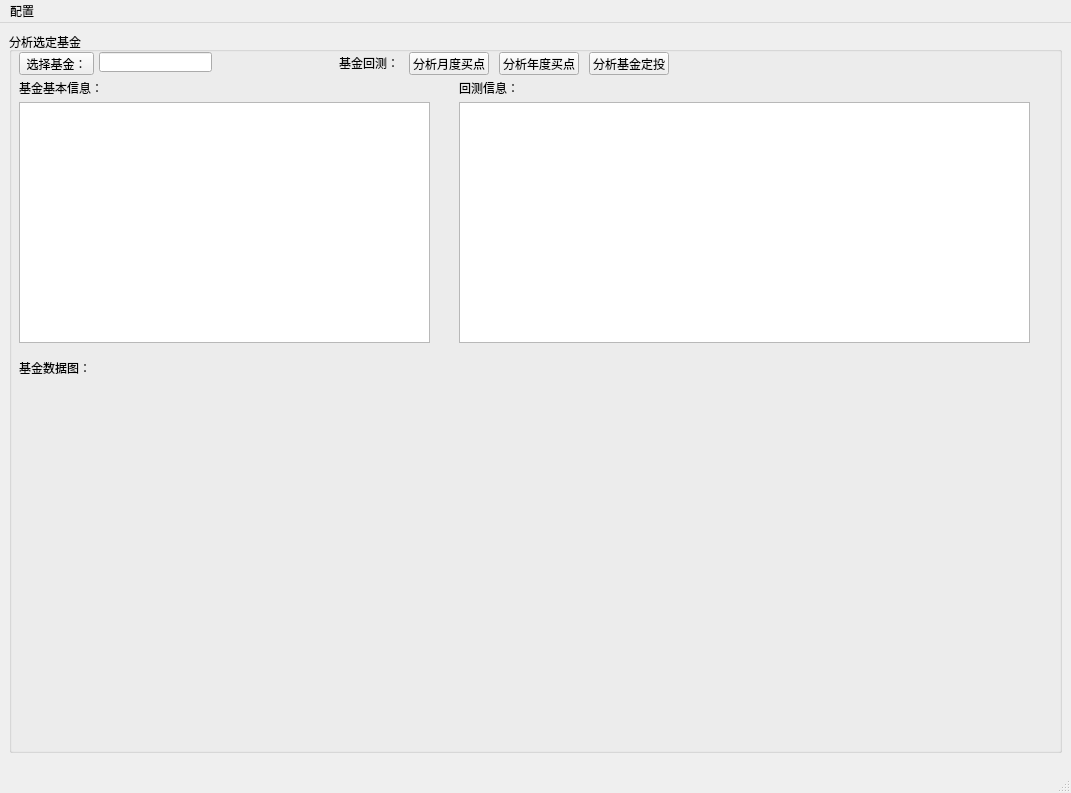
<?xml version="1.0" encoding="UTF-8"?>
<ui version="4.0">
 <class>MainWindow</class>
 <widget class="QMainWindow" name="MainWindow">
  <property name="geometry">
   <rect>
    <x>0</x>
    <y>0</y>
       <width>1071</width>
       <height>793</height>
   </rect>
  </property>
  <property name="windowTitle">
      <string>基金分析</string>
  </property>
     <property name="toolTip">
         <string>基金分析</string>
  </property>
  <widget class="QWidget" name="centralWidget">
      <widget class="QGroupBox" name="groupBox">
          <property name="enabled">
              <bool>true</bool>
          </property>
          <property name="geometry">
              <rect>
                  <x>9</x>
                  <y>9</y>
                  <width>1053</width>
                  <height>721</height>
              </rect>
          </property>
          <property name="title">
              <string>分析选定基金</string>
          </property>
          <property name="flat">
              <bool>false</bool>
          </property>
          <property name="checkable">
              <bool>false</bool>
          </property>
          <widget class="QLabel" name="label">
              <property name="geometry">
                  <rect>
                      <x>10</x>
                      <y>50</y>
                      <width>84</width>
                      <height>12</height>
                  </rect>
              </property>
              <property name="text">
                  <string>基金基本信息：</string>
              </property>
          </widget>
          <widget class="QLineEdit" name="lineEdit">
              <property name="geometry">
                  <rect>
                      <x>90</x>
                      <y>20</y>
                      <width>113</width>
                      <height>20</height>
                  </rect>
              </property>
          </widget>
          <widget class="QPushButton" name="pushSelectFoundButton">
              <property name="geometry">
                  <rect>
                      <x>10</x>
                      <y>20</y>
                      <width>75</width>
                      <height>23</height>
                  </rect>
              </property>
              <property name="text">
                  <string>选择基金：</string>
              </property>
          </widget>
          <widget class="QPushButton" name="pushAnalyseMonthDataButton">
              <property name="geometry">
                  <rect>
                      <x>400</x>
                      <y>20</y>
                      <width>80</width>
                      <height>23</height>
                  </rect>
              </property>
              <property name="text">
                  <string>分析月度买点</string>
              </property>
          </widget>
          <widget class="QPushButton" name="pushAnalyseYearDataButton">
              <property name="geometry">
                  <rect>
                      <x>490</x>
                      <y>20</y>
                      <width>80</width>
                      <height>23</height>
                  </rect>
              </property>
              <property name="text">
                  <string>分析年度买点</string>
              </property>
          </widget>
          <widget class="QPushButton" name="pushAnalyseFixedInvestmentButton">
              <property name="geometry">
                  <rect>
                      <x>580</x>
                      <y>20</y>
                      <width>80</width>
                      <height>23</height>
                  </rect>
              </property>
              <property name="text">
                  <string>分析基金定投</string>
              </property>
          </widget>
          <widget class="QListWidget" name="listFoundBasicInfoWidget">
              <property name="geometry">
                  <rect>
                      <x>10</x>
                      <y>70</y>
                      <width>411</width>
                      <height>241</height>
                  </rect>
              </property>
          </widget>
          <widget class="FoundDataWidget" name="foundDataWidget" native="true">
              <property name="geometry">
                  <rect>
                      <x>10</x>
                      <y>350</y>
                      <width>1011</width>
                      <height>361</height>
                  </rect>
              </property>
          </widget>
          <widget class="QLabel" name="label_2">
              <property name="geometry">
                  <rect>
                      <x>10</x>
                      <y>330</y>
                      <width>72</width>
                      <height>12</height>
                  </rect>
              </property>
              <property name="text">
                  <string>基金数据图：</string>
              </property>
          </widget>
          <widget class="QLabel" name="label_3">
              <property name="geometry">
                  <rect>
                      <x>330</x>
                      <y>25</y>
                      <width>60</width>
                      <height>12</height>
                  </rect>
              </property>
              <property name="text">
                  <string>基金回测：</string>
              </property>
          </widget>
          <widget class="QLabel" name="label_4">
              <property name="geometry">
                  <rect>
                      <x>450</x>
                      <y>50</y>
                      <width>60</width>
                      <height>12</height>
                  </rect>
              </property>
              <property name="text">
                  <string>回测信息：</string>
              </property>
          </widget>
          <widget class="QListWidget" name="listAnalysedInfoWidget">
              <property name="geometry">
                  <rect>
                      <x>450</x>
                      <y>70</y>
                      <width>571</width>
                      <height>241</height>
                  </rect>
              </property>
          </widget>
      </widget>
  </widget>
  <widget class="QMenuBar" name="menuBar">
   <property name="geometry">
    <rect>
     <x>0</x>
     <y>0</y>
        <width>1071</width>
     <height>23</height>
    </rect>
   </property>
   <widget class="QMenu" name="menu">
    <property name="title">
     <string>配置</string>
    </property>
    <addaction name="actionUpdateFoundsDataBase"/>
    <addaction name="actionConfigOptions"/>
       <addaction name="actionExit"/>
   </widget>
   <addaction name="menu"/>
  </widget>
     <widget class="QStatusBar" name="statusTipsBar"/>
  <action name="actionUpdateFoundsDataBase">
   <property name="text">
    <string>更新基金数据库</string>
   </property>
  </action>
  <action name="actionConfigOptions">
   <property name="text">
    <string>选项</string>
   </property>
  </action>
     <action name="actionExit">
         <property name="text">
             <string>退出</string>
         </property>
     </action>
 </widget>
    <customwidgets>
        <customwidget>
            <class>FoundDataWidget</class>
            <extends>QWidget</extends>
            <header location="global">foundDataWidget</header>
            <container>1</container>
        </customwidget>
    </customwidgets>
 <resources/>
 <connections/>
</ui>
